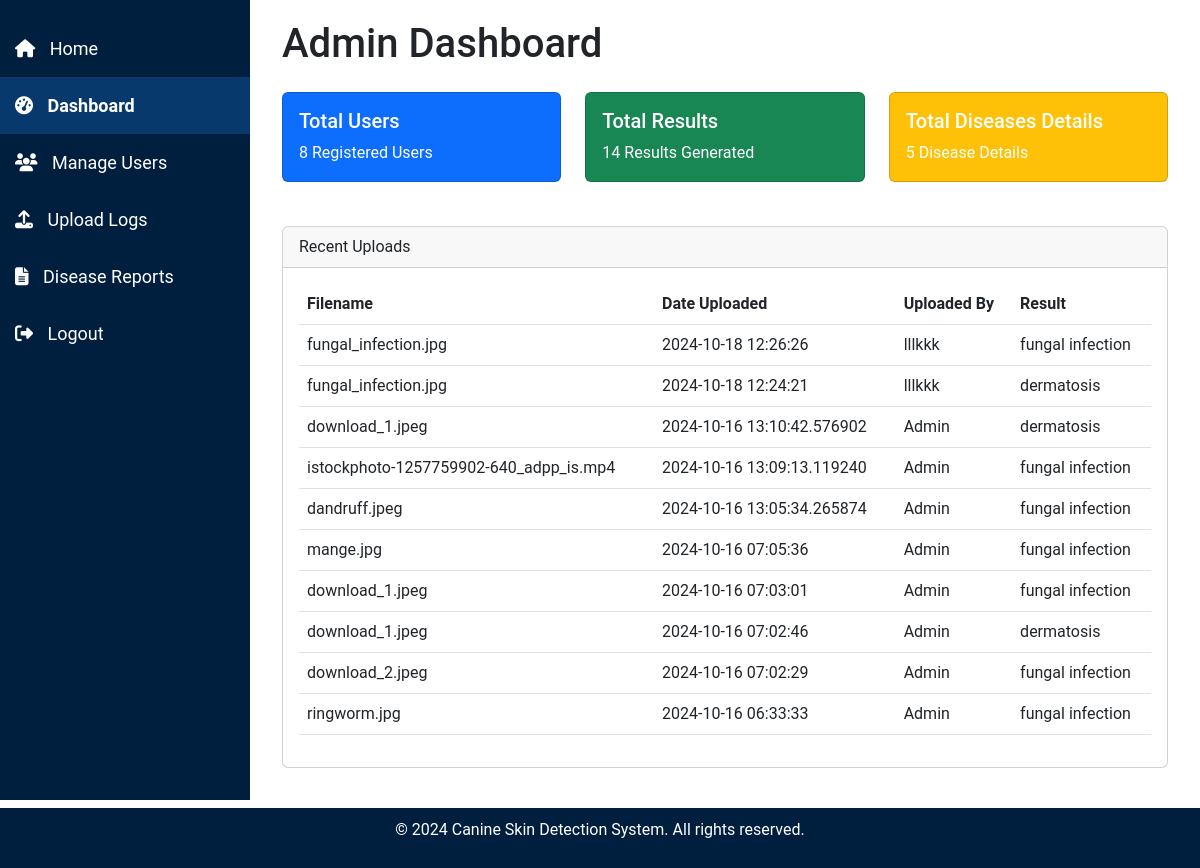
Before: /admin/admin_dashboard (signed in) with the older database file.
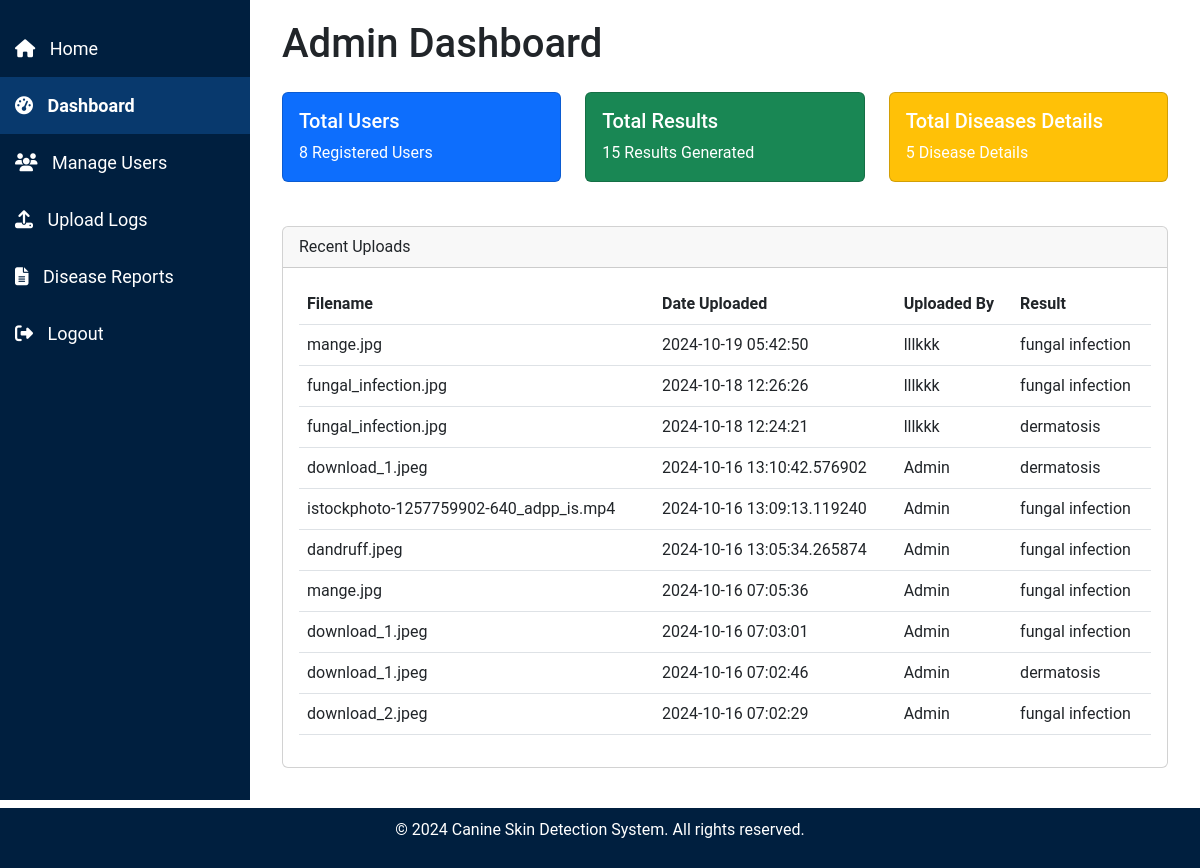
After: the same page with the newer database file.
### tables this page shows
CREATE TABLE uploads (
    id INTEGER PRIMARY KEY AUTOINCREMENT,
    filename TEXT NOT NULL,
    upload_date TIMESTAMP DEFAULT CURRENT_TIMESTAMP,
    file_type TEXT NOT NULL,
    result TEXT NOT NULL,  -- Add a column for storing the result (disease name)
    username TEXT NOT NULL  -- Store the username instead of user_id
);

### admin.py (the view)
@admin.route('/admin_dashboard')
def admin_dashboard():
    if 'user' not in session or session.get('role') != 'admin':
        flash('Access denied! Admins only.', 'danger')
        return redirect(url_for('index'))
    conn = get_db_connection()
    total_users = conn.execute('SELECT COUNT(*) FROM users').fetchone()[0]
    total_uploads = conn.execute('SELECT COUNT(*) FROM uploads').fetchone()[0]
    total_reports = conn.execute('SELECT COUNT(*) FROM diseases').fetchone()[0]
    recent_uploads = conn.execute('SELECT filename, upload_date, username, result FROM uploads ORDER BY upload_date DESC LIMIT 10').fetchall()
    conn.close()
    return render_template('admin/admin_dashboard.html', total_users=total_users, total_reports=total_reports, total_uploads=total_uploads, recent_uploads=recent_uploads)

### db.py (called while the page is built)
def get_db_connection():
    conn = sqlite3.connect('site.db')
    conn.row_factory = sqlite3.Row  # Allows accessing rows as dictionaries
    return conn

### templates/admin/admin_dashboard.html (shortened to what this page needs)
<!DOCTYPE html>
<html lang="en">
<head>
    <link href="https://cdn.jsdelivr.net/npm/bootstrap@5.3.0-alpha1/dist/css/bootstrap.min.css" rel="stylesheet">
    <link rel="stylesheet" href="{{ url_for('static', filename='css/admin_styles.css') }}">
</head>
<body>
    {% include 'partials/admin_sidebar.html' %}
    <div class="content">
        <div class="container-fluid">
            <h1 class="mb-4">Admin Dashboard</h1>
            <div class="row">
                <div class="col-lg-4 col-md-6">
                    <div class="card text-white bg-primary">
                        <div class="card-body">
                            <h5 class="card-title">Total Users</h5>
                            <p class="card-text">{{ total_users }} Registered Users</p>
                        </div>
                    </div>
                </div>
                <div class="col-lg-4 col-md-6">
                    <div class="card text-white bg-success">
                        <div class="card-body">
                            <h5 class="card-title">Total Results</h5>
                            <p class="card-text">{{ total_uploads }} Results Generated</p>
                        </div>
                    </div>
                </div>
                <div class="col-lg-4 col-md-6">
                    <div class="card text-white bg-warning">
                        <div class="card-body">
                            <h5 class="card-title">Total Diseases Details</h5>
                            <p class="card-text">{{ total_reports }} Disease Details</p>
                        </div>
                    </div>
                </div>
            </div>
            <div class="card mt-4">
                <div class="card-header">
                    Recent Uploads
                </div>
                <div class="card-body">
                    <table class="table table-hover">
                        <thead>
                            <tr>
                                <th>Filename</th>
                                <th>Date Uploaded</th>
                                <th>Uploaded By</th>
                                <th>Result</th>
                            </tr>
                        </thead>
                        <tbody>
                            {% for upload in recent_uploads %}
                            <tr>
                                <td>{{ upload.filename }}</td>
                                <td>{{ upload.upload_date }}</td>
                                <td>{{ upload.username }}</td>
                                <td>{{ upload.result }}</td>
                            </tr>
                            {% endfor %}
                        </tbody>
                    </table>
                </div>
            </div>
        </div>
    </div>
    {% include 'partials/footer_admin.html' %}
</body>
</html>

### templates/partials/admin_sidebar.html
<div class="sidebar">
    <a href="{{ url_for('index') }}" class="{% if request.path == url_for('index') %}active{% endif %}">
        <i class="fas fa-home"></i> Home
    </a>
    <a href="{{ url_for('admin.admin_dashboard') }}" class="{% if request.path == url_for('admin.admin_dashboard') %}active{% endif %}">
        <i class="fas fa-tachometer-alt"></i> Dashboard
    </a>
    <a href="{{ url_for('admin.manage_users') }}" class="{% if request.path == url_for('admin.manage_users') %}active{% endif %}">
        <i class="fas fa-users"></i> Manage Users
    </a>
    <a href="{{ url_for('admin.upload_logs') }}" class="{% if request.path == url_for('admin.upload_logs') %}active{% endif %}">
        <i class="fas fa-upload"></i> Upload Logs
    </a>
    <a href="{{ url_for('admin.disease_reports') }}" class="{% if request.path == url_for('admin.disease_reports') %}active{% endif %}">
        <i class="fas fa-file-alt"></i> Disease Reports
    </a>
    <a href="{{ url_for('auth.logout') }}" class="{% if request.path == url_for('auth.logout') %}active{% endif %}">
        <i class="fas fa-sign-out-alt"></i> Logout
    </a>
</div>

### templates/partials/footer_admin.html
<footer class="mt-auto">
    <div class="container">
        <p>&copy; 2024 Canine Skin Detection System. All rights reserved.</p>
    </div>
</footer>

### static/css/admin_styles.css (style rules this page uses)
html,body { font-family: 'Roboto', sans-serif; height: 100%; margin: 0; }
.card { margin-bottom: 20px; }
.sidebar { height: 100vh; width: 250px; position: fixed; top: 0; left: 0; background-color: #001f3f; padding-top: 20px; }
.sidebar a { padding: 15px; text-decoration: none; font-size: 18px; color: white; display: block; }
.sidebar a i { margin-right: 10px; }
.sidebar a.active { background-color: #08396d; color: white; font-weight: bold; }
.content { margin-left: 250px; padding: 20px; flex: 1; }
footer { background-color: #001f3f; color: white; padding: 10px 0; text-align: center; position: bottom; }
.card-body { position: relative; z-index: 1; }

Changed rows visible on the page:
no longer on this page (row unchanged): uploads: filename "ringworm.jpg", upload_date "2024-10-16 06:33:33", username "Admin", result "fungal infection"
added uploads: filename "mange.jpg", upload_date "2024-10-19 05:42:50", username "lllkkk", result "fungal infection"
Other visible differences:
{{ total_uploads }}: "14" → "15"
